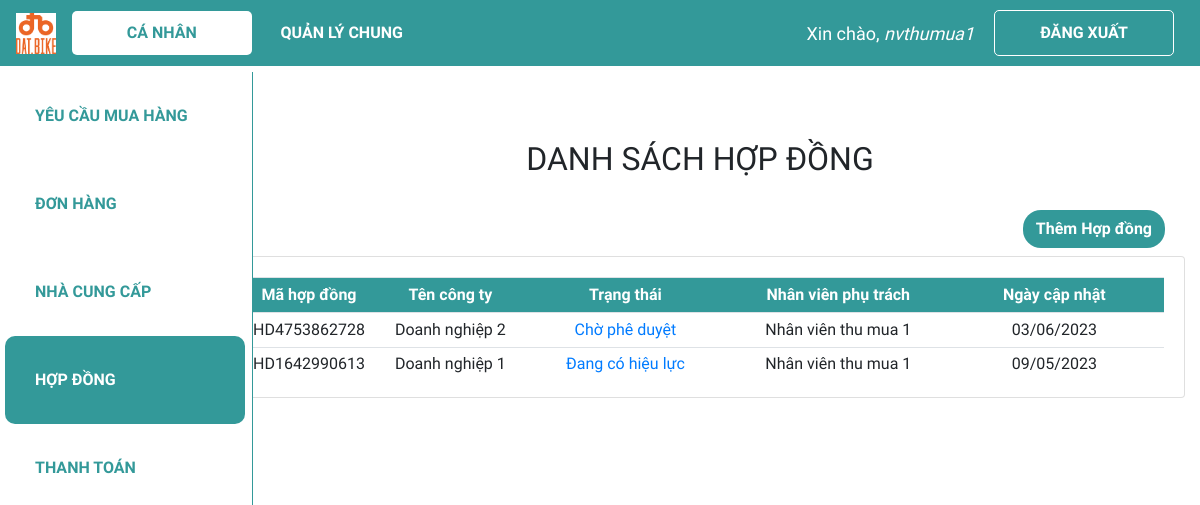
The app's page /ca_nhan/dshd/ (signed in) with its own data.
### web_core/models.py (models this page shows, shortened)
class HOPDONG(models.Model):
    danh_muc_trang_thai = (
        ('Chờ phê duyệt', 'Chờ phê duyệt'),
        ('Đã duyệt', 'Đã duyệt'),
        ('Đang có hiệu lực', 'Đang có hiệu lực'),
        ('Đã hết hạn', 'Đã hết hạn'),
    )
    ma_HD = ShortUUIDField(
        verbose_name='Mã hợp đồng',
        length=10,
        max_length=12,
        prefix="HD",
        alphabet="0123456789",
        primary_key=True
    )
    ma_hang_hoa = models.ManyToManyField(HANGHOA, verbose_name = 'Mã hàng hoá', blank = True)
    ma_nhan_vien_tao = models.ForeignKey(NHANVIEN, on_delete = models.SET_NULL, verbose_name = 'Mã nhân viên tạo', related_name = 'nv_tao_HD', blank = True, null=True)
    ma_quan_ly_duyet = models.ForeignKey(NHANVIEN, on_delete = models.SET_NULL, verbose_name = 'Mã quản lý duyệt', related_name = 'quan_ly_HD', blank = True, null=True)
    ma_ncc = models.ForeignKey(NCC, on_delete = models.SET_NULL, verbose_name = 'Nhà cung cấp',blank=True, null=True)
    ngay_tao = models.DateTimeField('Ngày tạo', default = datetime.now)
    ngay_cap_nhat = models.DateTimeField('Ngày cập nhật', default = datetime.now)
    ngay_hieu_luc = models.DateField('Ngày hiệu lực', editable=True, blank=True, null=True)
    ngay_het_han = models.DateField('Ngày hết hạn', editable=True, blank=True, null=True)
    file_hop_dong = models.CharField('File hợp đồng', max_length=500,blank=True, null=True)
    phu_luc_hop_dong = models.CharField('Phụ lục hợp đồng', max_length=20000, blank=True, null=True)
    trang_thai = models.CharField('Trạng thái hợp đồng', max_length=100, choices=danh_muc_trang_thai, default='Chờ phê duyệt',blank=True, null=True)

class NCC(models.Model):
    ma_NCC = ShortUUIDField(
        verbose_name='Mã nhà cung cấp',
        length=10,
        max_length=12,
        prefix="NC",
        alphabet="0123456789",
        primary_key=True
    )
    ma_nhan_vien_tao = models.ForeignKey(NHANVIEN, on_delete = models.SET_NULL, verbose_name = 'Mã nhân viên tạo', blank = True, null=True)
    ma_so_thue = models.CharField('Mã số thuế', max_length = 20,blank=True, null=True)
    ma_hang_hoa = models.ManyToManyField(HANGHOA, verbose_name = 'Mã hàng hoá', blank = True)
    ten_doanh_nghiep = models.CharField('Tên doanh nghiệp', max_length = 100,blank=True, null=True)
    dia_chi = models.CharField('Địa chỉ', max_length = 300,blank=True, null=True)
    nguoi_lien_he = models.CharField('Người liên hệ', max_length = 100, blank=True, null=True)
    sdt = models.CharField('Số điện thoại', max_length = 20,blank=True, null=True)
    email = models.EmailField('Email', max_length = 100, blank=True, null=True)
    stk = models.CharField('Thông tin chuyển khoản', max_length = 100, blank=True, null=True)
    giay_phep = models.CharField('Giấy phép', max_length = 100, blank=True, null=True)
    nang_luc_hang_hoa = models.CharField('Năng lực hàng hoá', max_length = 100, blank=True, null=True)
    ngay_cap_nhat = models.DateTimeField('Ngày cập nhật', default=datetime.now)
    cong_no = models.CharField('Công nợ', max_length = 500, blank=True, null=True)
    file_bao_gia =  models.CharField('File báo giá', max_length=500, blank=True, null=True)

class NHANVIEN(models.Model):
    danh_muc_phong_ban = (
        ('Thu mua', 'Thu mua'),
        ('Kho', 'Kho'),
        ('Kế toán', 'Kế toán'),
        ('R&D', 'R&D'),
        ('Production', 'Production'),
        ('Khác', 'Khác')
    )
    danh_muc_chuc_vu = (
        ('Quản lí', 'Quản lí'),
        ('Nhân viên', 'Nhân viên'),
    )
    user = models.OneToOneField(User, null=True, blank=True, on_delete=models.CASCADE)
    ma_NV = ShortUUIDField(
        verbose_name='Mã nhân viên',
        length=10,
        max_length=12,
        prefix="NV",
        alphabet="0123456789",
        primary_key=True
    )
    ho_ten = models.CharField('Họ tên', max_length = 100,blank=True, null=True)
    phong_ban = models.CharField('Phòng ban', max_length = 50, choices=danh_muc_phong_ban,blank=True, null=True)
    chuc_vu = models.CharField('Chức vụ', max_length = 50, choices=danh_muc_chuc_vu,blank=True, null=True)

### web_core/decorators.py (the view)
        def wrapper_func(request, *args, **kwargs):
            group = None
            if request.user.groups.exists():
                group = request.user.groups.all()
            if len(group) > 2 and any(role.name in allowed_roles for role in group):
                return view_func(request, *args, **kwargs)
            elif group[0].name in allowed_roles:
                return view_func(request, *args, **kwargs)
            else:
                return HttpResponse('Not authorized')

### web_core/templatetags/index.py (called while the page is built)
@register.filter
def first_group_name(user):
    groups = user.groups.all()
    if groups:
        return groups[0].name
    return ''

### web_core/views.py (called while the page is built)
def update_hd_status():
    dshd = HOPDONG.objects.all().order_by('-ngay_tao')
    now = datetime.now()
    for hd in dshd:
        if not hd.ma_quan_ly_duyet :
            hd.trang_thai = 'Chờ phê duyệt'
        elif not hd.ngay_hieu_luc or not hd.ngay_het_han:
            hd.trang_thai = 'Đã duyệt'
        elif hd.ngay_het_han < now.date():
            hd.trang_thai = 'Đã hết hạn'
        else:
            hd.trang_thai = 'Đang có hiệu lực'
        hd.save()

@allowed_users(['thumua', 'quanly'])
@login_required(login_url='login')
def dshd_canhan(request):
    update_hd_status()
    nhanvien = NHANVIEN.objects.get(user=request.user)
    dshd = HOPDONG.objects.filter(ma_nhan_vien_tao=nhanvien.ma_NV).order_by('-ngay_cap_nhat')
    context = {'dshd':dshd}
    return render(request, 'web_core/dshd_canhan.html', context)

### web_core/templates/web_core/dshd_canhan.html (shortened to what this page needs)
{% extends 'web_core/main.html' %}
{% block content %}
<h2 class="table-title" style>DANH SÁCH HỢP ĐỒNG</h2>
{% load index %}
{% if request.user|first_group_name != 'quanly' %}
<div class="row sub">
    <div class="col">
        <div class="btn-text-right">
            <a class='btn add-btn' href="{% url 'quanli_them_hd'%}">Thêm Hợp đồng</a>
        </div>
    </div>
</div>
{% endif %}
<div class="card card-body">
    <table class='table table-sm'>
        <tr class="table-head">
            <th class="small-content">Mã hợp đồng</th>
            <th class="small-content">Tên công ty </th>
            <th class="mid-content">Trạng thái</th>
            <th class="mid-content">Nhân viên phụ trách</th>
            <th class="mid-content">Ngày cập nhật</th>
        </tr>
        {% for hd in dshd %}
        <tr>
            <td class="small-content">{{hd.ma_HD}}</td>
            <td class="small-content">{{hd.ma_ncc.ten_doanh_nghiep}}</td>
            <td class="mid-content"><a href="{% url 'canhan_xem_hd' hd.ma_HD%}">{{hd.trang_thai}}</a></td>
            <td class="mid-content">{{hd.ma_nhan_vien_tao.ho_ten}}</td>
            <td class="mid-content">{{hd.ngay_cap_nhat|date:"d/m/Y"}}</td>
        </tr>
        {% endfor %}
    </table>
</div>
{% endblock %}

### web_core/templates/web_core/navbar.html (shortened to what this page needs)
{% load static %}
<nav class="navbar navbar-expand-lg my-navbar fixed-top">
    <a href="{% url 'home' %}">
        <img class="navbar-brand" alt="logo-brand" src="{% static 'images/logo.png' %}" height="50"
            style="padding-bottom: 4px" />
    </a>
    <div class="collapse navbar-collapse" id="navbarNav">
        {% with request.resolver_match.url_name as url_name %}
        <div class="navbar-nav">
            {% load index %}
            {% if request.user|first_group_name != 'quanly' and request.user|first_group_name != 'ketoan' %}
                <a class="nav-item nav-link my-nav-item {% if 'canhan' in url_name %}my-nav-active{% endif %} nav-canhan"
                href="{% url 'canhan_dspr' %}">Cá nhân</a>
            {% endif %}
            <a class="nav-item nav-link my-nav-item {% if 'quanli' in url_name %}my-nav-active{% endif %} nav-quanly"
                href="{% url 'quanli_dspr' %}">Quản lý chung</a>
        </div>
        {% endwith %}
    </div>
    {% with request.resolver_match.url_name as url_name %}
    {% if request.user.is_authenticated %}
    <span class="hello-msg">Xin chào, <span> {{request.user}} </span></span>
    <a class="nav-item nav-link my-nav-item my-btn" href="{% url 'logout' %}">Đăng xuất</a>
    {% else %}
    <a class="nav-item nav-link my-nav-item my-btn {% if url_name == 'login' %}my-nav-active{% endif %}"
        href="{% url 'login' %}">Đăng nhập</a>
    {% endif %}
    {% endwith %}
</nav>

### web_core/static/css/main.css (style rules this page uses)
* { font-family: 'Baloo 2', cursive; }
html, body { margin: 0; padding: 0; height: 100%; overflow-x: hidden; }

### web_core/templates/web_core/navbar.html (style rules this page uses)
.my-navbar.fixed-top { position: fixed; color: #fff; background-color: #399; z-index: 10; }
.my-nav-item { color: #fff; font-weight: bold; padding: 9.6px 16px !important; text-transform: uppercase; border-radius: 5px; width: 180px; text-align: center; }
.my-nav-active, .my-nav-active:hover { color: #399; background-color: #fff; }
.my-btn { border: 1px solid #fff; margin-right: 10px; }
.hello-msg { font-size: 18px; color: #fff; margin-right: 20px; }
.hello-msg>span { font-style: italic; }

### web_core/templates/web_core/dshd_canhan.html (style rules this page uses)
.row.sub { margin-top: 32px; }
.card-body { padding-bottom: 0px; }
.table-title { text-align: center; }
.table th, .table td { vertical-align: middle; text-align: center; }
.small-content { width: 150px; }
.mid-content { width: 240px; }
.table-head { color: #ffff; background-color: #399; }
.btn-text-right { text-align: right; }
.btn.add-btn { font-weight: bold; margin-bottom: 8px; margin-right: 20px; color: #fff; background-color: #399; border-radius: 18px; }

### records on screen
HOPDONG: ma_HD "HD4753862728", ma_ncc.ten_doanh_nghiep "Doanh nghiệp 2", trang_thai "Chờ phê duyệt", ma_nhan_vien_tao.ho_ten "Nhân viên thu mua 1", ngay_cap_nhat "03/06/2023"
HOPDONG: ma_HD "HD1642990613", ma_ncc.ten_doanh_nghiep "Doanh nghiệp 1", trang_thai "Đang có hiệu lực", ma_nhan_vien_tao.ho_ten "Nhân viên thu mua 1", ngay_cap_nhat "09/05/2023"

### other values on screen
{{ request.user }} "nvthumua1"
